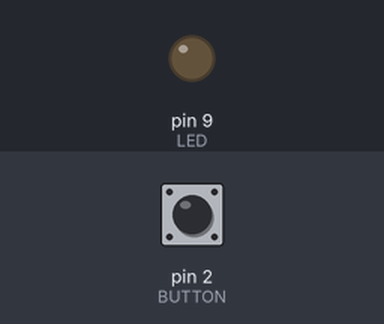
The sketch below on a simulated Arduino Uno, built with avr-gcc and run on an emulated ATmega328P. On the bench: output pins drawn as LEDs (lit = HIGH). The inputs (shaded band) are chosen by the test bench; at power-on: pin 2 (BUTTON) LOW.

Above: at 1.2 s.
1.3 s: pin 2 (BUTTON) pulled HIGH for 0.15 s
At 2.7 s:
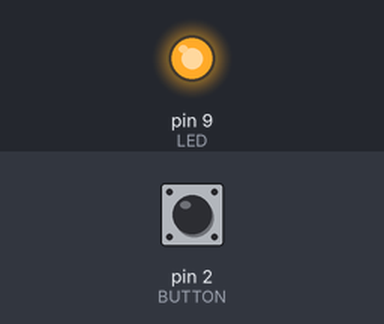
3.0 s: pin 2 (BUTTON) pulled HIGH for 1 s
At 3.8 s:
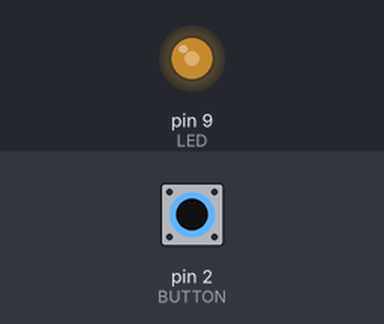
5.5 s: pin 2 (BUTTON) pulled HIGH for 0.15 s
At 6.0 s:
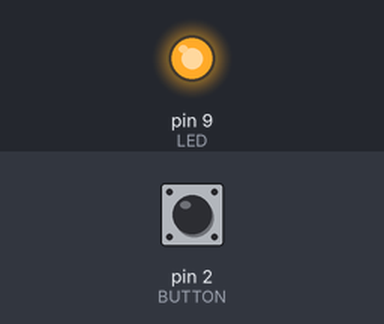
7.2 s: pin 2 (BUTTON) pulled HIGH for 3.2 s
At 8.6 s:
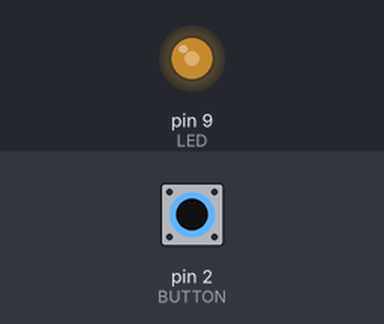
Timing chart, 0 to 11.9 s (numbered marks = the images above; inputs shaded):
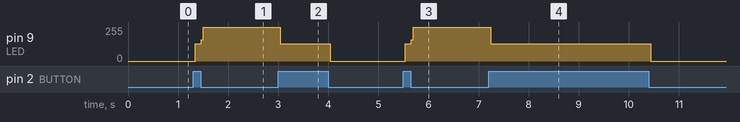

The sketch:

Led_floating2.ino
```cpp
#define LED 9
#define BUTTON 2

boolean ledOn = false; //현재 LED의 점멸 상태를 변수로 선언

void setup() { //초기화
  pinMode(LED, OUTPUT);
  pinMode(BUTTON, INPUT);
}

//데이터 처리
void loop() {
  if (digitalRead(BUTTON) == HIGH) {
    ledOn = !ledOn;
    digitalWrite(LED, ledOn);
  }
}
```

Measured:
- after the input at 1.3 s, pin 9 (LED): 0/255 → 128/255 at once, → 255/255 0.12 s later
- after the input at 3.0 s, pin 9 (LED): 255/255 → 128/255 at once, → 0/255 1.0 s later
- after the input at 5.5 s, pin 9 (LED): 0/255 → 128/255 at once, → 255/255 0.12 s later
- after the input at 7.2 s, pin 9 (LED): 255/255 → 128/255 at once, → 0/255 3.2 s later
